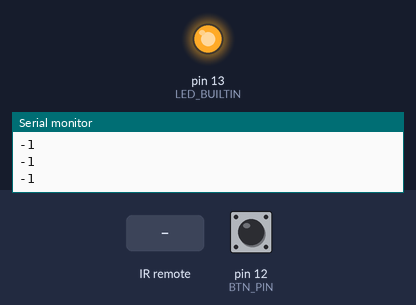
A sketch run on a simulated Arduino Uno, built with avr-gcc and run on an emulated ATmega328P. Shown: output pins drawn as LEDs (lit = HIGH), the last lines printed to the serial monitor. Dashed ring = blinking. The test bench sets the inputs (shaded band); at power-on: pin 12 (BTN_PIN) LOW.

Above: at 1.2 s.
1.3 s: pin 12 (BTN_PIN) pulled HIGH for 0.15 s
At 2.0 s:
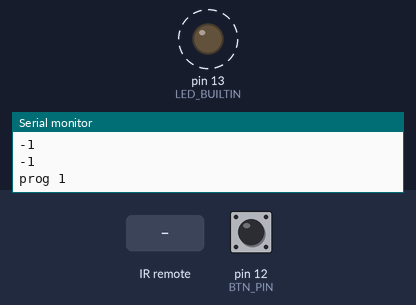
4.4 s: infrared code 0x1 received
At 6.9 s:
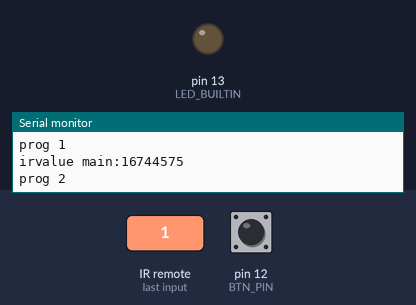
7.4 s: infrared code 0x2 received
Timing chart, 0 to 16.4 s (numbered marks = the images above; inputs shaded):
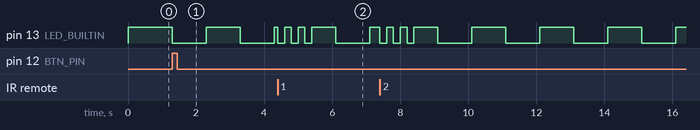

Measured:
- after the input at 1.3 s, pin 13 (LED_BUILTIN): alternates HIGH for 1.0 s and LOW for 1.0 s, starting at once

The sketch:

learner.ino
```cpp
#include <IRremote.h>
#include <EEPROM.h>

// programming mode button
int BTN_PIN = 12;
// ir receiver pin
int RECV_PIN = 2;

IRrecv irrecv(RECV_PIN);
decode_results results;

// programming state control
// 0 - not programming
// 1 - programming main button
// 2 - programming action 1 button
// 3 - programming action 2 button
int prog = 0;

// irrelevant kk
int in = 0;
int i;

// programming button state
bool pressed;

// blinking LED state control
bool blk = HIGH;

// last result read by readir()
// returns false if has now value or value is -1
long irvalue;

// is true after main button's command is received.
// if no command is received in 2s after main button press
// or a command different than action 1 and action 2 is received
// it returns to false
bool waitmode;

// aux to measure spent time
unsigned long wnow = 0;

struct Memory {
  bool saved;
  long main;
  long aux1;
  long aux2;
};

Memory data;

int eeAddress = 0;

// blink LED 3 times to indicate success
void ok() {
  for (i = 0; i < 6; i++) {
    digitalWrite(LED_BUILTIN, !blk);
    blk = !blk;
    delay(200);
  }
  delay(500);
}

void setup() {
  pinMode(LED_BUILTIN, OUTPUT);
  digitalWrite(LED_BUILTIN, blk);
  pinMode(BTN_PIN, INPUT);
  Serial.begin(9600);
  irrecv.enableIRIn();

  EEPROM.get(eeAddress, data);

  Serial.print("saved:");
  Serial.println(data.saved);
  Serial.println(data.main, DEC);
  Serial.println(data.aux1, DEC);
  Serial.println(data.aux2, DEC);
}

// read IR command code and stores value into irvalue global.
// returns false if has no value or value is -1
bool readir() {
  if (irrecv.decode(&results)) {
    irvalue = results.value;
    irrecv.resume();
    if (irvalue != -1) {
      return true;
    }
  }
  return false;
}

// handle actions for aux commands
void wait_cmd() {
  if (wnow != 0 && millis() - wnow >= 2000) {
    waitmode = 0;
    wnow = 0;
    return;
  }
  wnow = millis();
  if (!readir()) {
    return;
  }
  if (irvalue == data.aux1) {
    // ACTION 1
    digitalWrite(LED_BUILTIN, LOW);
    delay(200);
    digitalWrite(LED_BUILTIN, HIGH);
    delay(200);
    digitalWrite(LED_BUILTIN, LOW);
    delay(200);
    digitalWrite(LED_BUILTIN, HIGH);
  }

  if (irvalue == data.aux2) {
    // ACTION 2
    digitalWrite(LED_BUILTIN, LOW);
    delay(200);
    digitalWrite(LED_BUILTIN, HIGH);
    delay(200);
    digitalWrite(LED_BUILTIN, LOW);
    delay(200);
    digitalWrite(LED_BUILTIN, HIGH);
    delay(200);
    digitalWrite(LED_BUILTIN, LOW);
    delay(200);
    digitalWrite(LED_BUILTIN, HIGH);

  }

  waitmode = 0;
  wnow = 0;
}

void loop() {
  if (waitmode) {
    wait_cmd();
    return;
  }

  pressed = digitalRead(BTN_PIN) == HIGH ? true : false;

  if (prog == 0 && pressed) {
    prog++;
    wnow = 0;
    return;
  }

  // always blink when programming
  if (prog != 0 && (wnow == 0 || millis() - wnow >= 1000)) {
    wnow = millis();
    digitalWrite(LED_BUILTIN, !blk);
    blk = !blk;
  }

  switch (prog) {
    // main btn
  case 1:
    if ( in != 1) {
      Serial.println("prog 1"); in = 1;
    }
    if (readir()) {
      Serial.print("irvalue main:");
      Serial.println(irvalue, DEC);
      data.main = irvalue;
      ok();
      prog++;
      return;
    }

    break;

    // aux btn 1
  case 2:
    if ( in != 2) {
      Serial.println("prog 2"); in = 2;
    }

    if (readir()) {
      Serial.print("irvalue aux1:");
      Serial.println(irvalue, DEC);
      if (irvalue == data.main) {
        return;
      }
      data.aux1 = irvalue;
      ok();
      prog++;
      return;
    }
    break;
    // aux btn 2
  case 3:
    if ( in != 3) {
      Serial.println("prog 3"); in = 3;
    }
    if (readir()) {
      Serial.print("irvalue aux2:");
      Serial.println(irvalue, DEC);
      if (irvalue == data.main || irvalue == data.aux1) {
        return;
      }
      data.aux2 = irvalue;
      ok();
      data.saved = true;
      EEPROM.put(eeAddress, data);
      prog = 0;
      ok();
      digitalWrite(LED_BUILTIN, HIGH);
      blk = HIGH;
      return;
    }
    break;
  }

  if (data.saved && prog == 0 && readir() && irvalue == data.main) {
    digitalWrite(LED_BUILTIN, LOW);
    delay(200);
    digitalWrite(LED_BUILTIN, HIGH);
    waitmode = true;
  }

}
```
